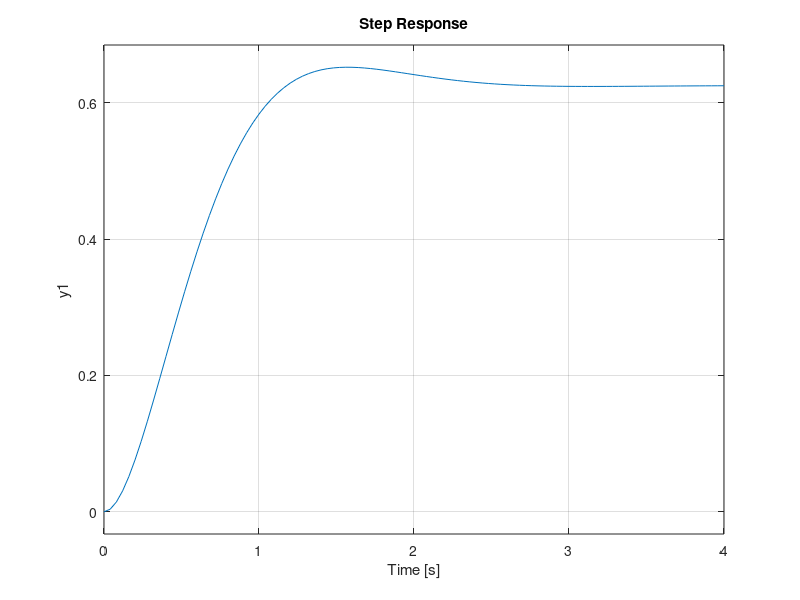

Write MATLAB code to recreate this figure.
% Define transfer function
s = tf('s');
H = 5 / (s^2 + 4*s + 8);

% Step response
figure; step(H);
title('Step Response');
